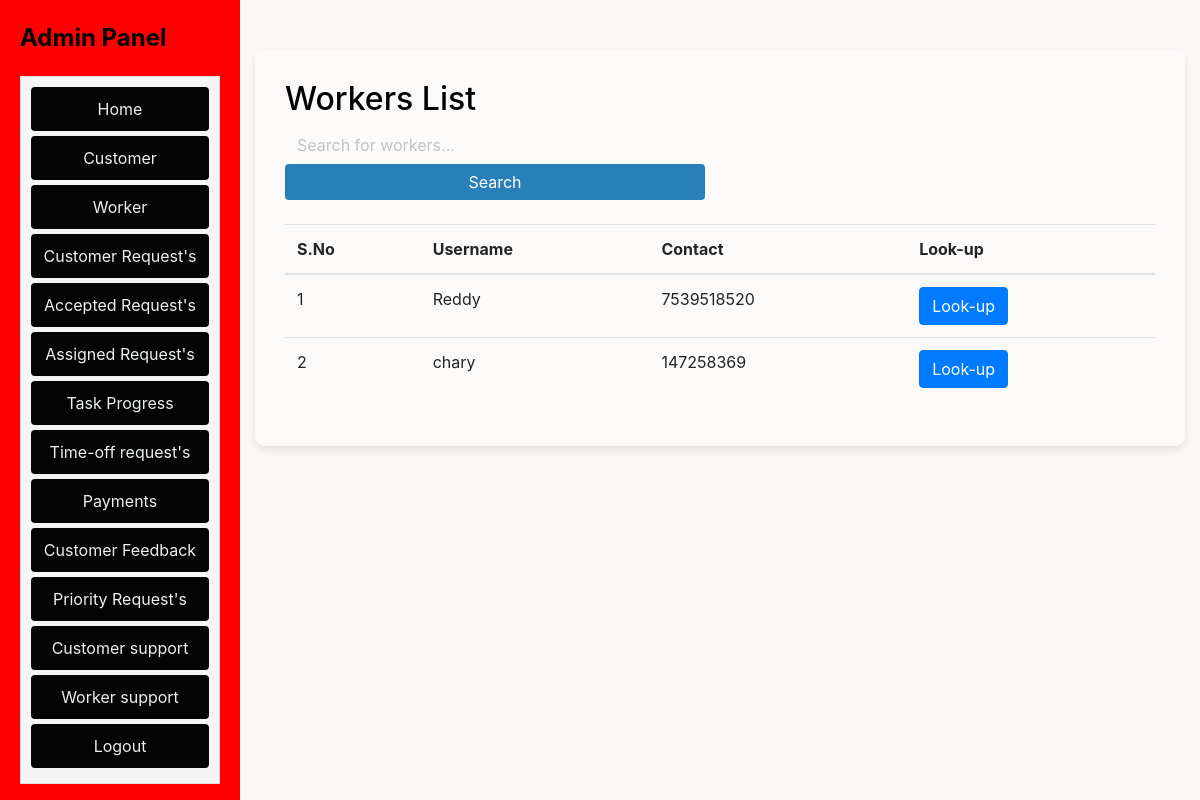
Page /wfmadmin/adminviewassignedtasks on the committed database.
### wfmadmin/models.py (models this page shows, shortened)
class worker(models.Model):
    id = models.AutoField(primary_key=True)
    firstname = models.CharField(max_length=30)
    lastname = models.CharField(max_length=30)
    address = models.CharField(max_length=100)
    city = models.CharField(max_length=20)
    state = models.CharField(max_length=20)
    country = models.CharField(max_length=20)
    username = models.CharField(max_length=20)
    email = models.EmailField(max_length=20)
    number = models.IntegerField()
    password = models.CharField(max_length=20)
    status = models.BooleanField(default=False)
    created_at = models.DateTimeField(auto_now_add=True)

### wfmadmin/views.py (the view)
# urls.py: path('adminviewassignedtasks', adminviewassignedtasks, name='adminviewassignedtasks'),
def adminviewassignedtasks(request):
    search_query = request.GET.get('search', '')
    if search_query:
        workers = worker.objects.filter(
            Q(firstname__icontains=search_query) |
            Q(lastname__icontains=search_query) |
            Q(username__icontains=search_query) |
            Q(email__icontains=search_query) |
            Q(number__icontains=search_query) |
            Q(workerprofile__profession__icontains=search_query) |
            Q(workerprofile__skills__icontains=search_query)
        ).filter(workerprofile__status='Available').order_by('-created_at')
    else:
        workers = worker.objects.filter(workerprofile__status='Available').order_by('-created_at')
    context = {
        'workers': workers
    }
    return render(request, 'admin/adminviewassignedtasks.html', context)

### templates/admin/adminviewassignedtasks.html (shortened to what this page needs)
<!DOCTYPE html>
<html lang="en">
  <head>
    <link
      href="https://stackpath.bootstrapcdn.com/bootstrap/4.5.2/css/bootstrap.min.css"
      rel="stylesheet"
    />
    <link
      rel="stylesheet"
      href="https://cdnjs.cloudflare.com/ajax/libs/font-awesome/5.15.3/css/all.min.css"
    />
  </head>
  <body>
    {% include 'admin/adminnavbar.html' %}
    <section id="contact" class="contact" style="display:contents">
      <div class="container" data-aos="fade-up">
        <div class="form-container">
          <div class="section-title">
            <h2 style="color: black;">Workers List</h2>
          </div>
          <form method="GET" action="{% url 'adminviewassignedtasks' %}">
            <div class="row mb-4">
              <div class="col-md-10" >
                <input
                  type="text"
                  name="search"
                  class="form-control"
                  placeholder="Search for workers..."
                />
              </div>
              <div class="col-md-6">
                <button type="submit" class="btn btn-secondary btn-block">
                  Search
                </button>
              </div>
            </div>
          </form>
          <div class="row">
            <div class="col-lg-12">
              <div class="table-responsive">
                <table class="table">
                  <thead>
                    <tr>
                      <th>S.No</th>
                      <th>Username</th>
                      <th>Contact</th>
                      <th>Look-up</th>
                    </tr>
                  </thead>
                  <tbody>
                    {% for worker in workers %}
                    <tr>
                      <td>{{forloop.counter}}</td>
                      <td>{{ worker.username }}</td>
                      <td>{{ worker.number }}</td>
                      <td>
                        <a
                          href="{% url 'admin_worker_details' %}?id={{ worker.id }}"
                          class="btn btn-primary"
                          >Look-up</a
                        >
                      </td>
                    </tr>
                    {% endfor %}
                  </tbody>
                </table>
              </div>
            </div>
          </div>
        </div>
      </div>
    </section>
  </body>
</html>

### templates/admin/adminviewassignedtasks.html (style rules this page uses)
body { background-color: white; color: #ecf0f1; }
.container { margin-top: 50px; }
.form-container { background-color: rgba(255, 255, 255, 0.1); padding: 30px; border-radius: 10px; box-shadow: 0 4px 8px rgba(0, 0, 0, 0.1); }
.form-control { background-color: rgba(255, 255, 255, 0.2); border: none; color: #ecf0f1; }
.form-control::placeholder { color: #bdc3c7; }
.btn-secondary { background-color: #2980b9; border: none; }

### templates/admin/adminnavbar.html (style rules this page uses)
body { background-color: #fbf8f8; color: #000000; }
.container { margin-top: 50px; }

### rows in the picture
worker: username "Reddy", number "7539518520"
worker: username "chary", number "147258369"
